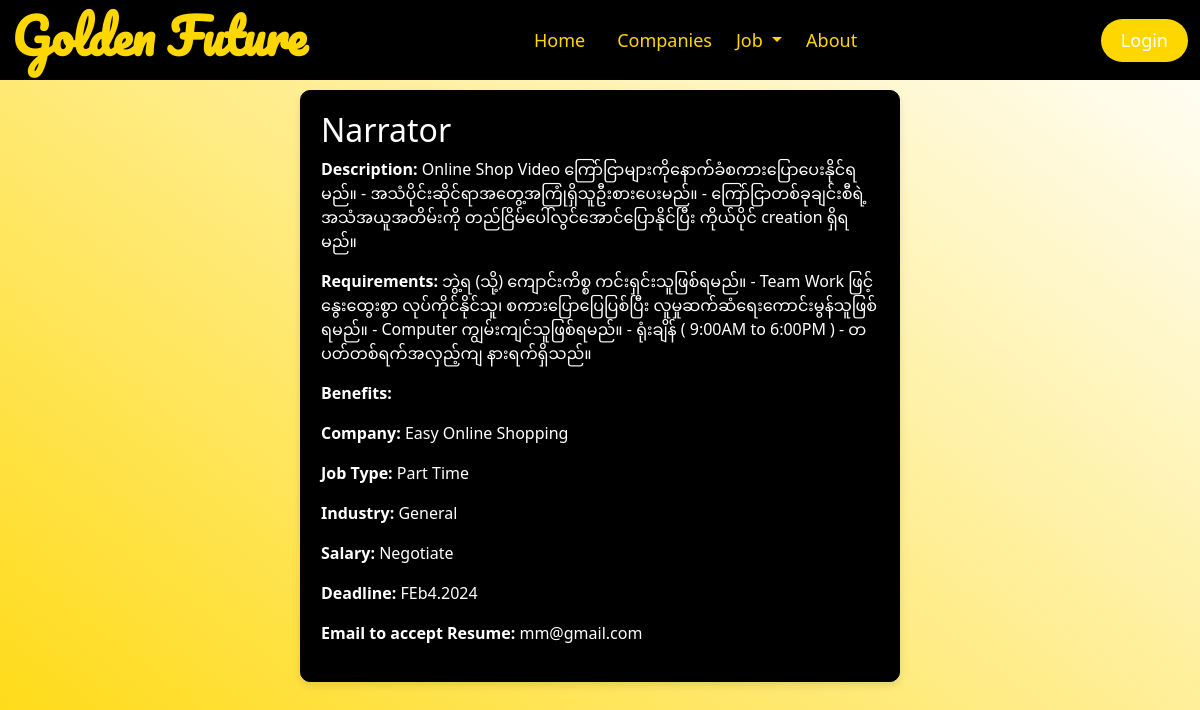
/jobdetail.php?job_id=1, run on the app's committed database.
### tables this page shows
CREATE TABLE `job` (
  `job_id` int(11) NOT NULL,
  `job_name` varchar(150) NOT NULL,
  `com_name` varchar(100) NOT NULL,
  `job_type` varchar(100) NOT NULL,
  `description` varchar(255) NOT NULL,
  `requirement` varchar(255) NOT NULL,
  `benefits` varchar(200) NOT NULL,
  `created_at` timestamp NOT NULL DEFAULT current_timestamp() ON UPDATE current_timestamp(),
  `employ_mail` varchar(100) NOT NULL,
  `deadline` varchar(100) NOT NULL,
  `industry` varchar(200) NOT NULL,
  `salary` varchar(100) NOT NULL
);

### jobdetail.php (the view, shortened to what this page needs)
<?php include("header.php") ?>
<?php
$servername = "localhost";
$username = "root";
$password = "";
$dbname = "jobsearch";
$conn = new mysqli($servername, $username, $password, $dbname);
if (isset($_GET['job_id'])) {
    $jobId = $_GET['job_id'];
    $sql = "SELECT * FROM job WHERE job_id = '$jobId'";
    $result = $conn->query($sql);
    if ($result->num_rows > 0) {
        $row = $result->fetch_assoc();
        echo '<div style="width: 50%; margin: 90px auto; border: 1px solid #000; background-color: #000; color: white; border-radius: 10px; box-shadow: 0 4px 8px rgba(0, 0, 0, 0.1); padding: 20px;">';
        echo '<h2>' . $row['job_name'] . '</h2>';
        echo '<p><strong>Description:</strong> ' . $row['description'] . '</p>';
        echo '<p><strong>Requirements:</strong> ' . $row['requirement'] . '</p>';
        echo '<p><strong>Benefits:</strong> ' . $row['benefits'] . '</p>';
        echo '<p><strong>Company:</strong> ' . $row['com_name'] . '</p>';
        echo '<p><strong>Job Type:</strong> ' . $row['job_type'] . '</p>';
        echo '<p><strong>Industry:</strong> ' . $row['industry'] . '</p>';
        echo '<p><strong>Salary:</strong> ' . $row['salary'] . '</p>';
        echo '<p><strong>Deadline:</strong> ' . $row['deadline'] . '</p>';
        echo '<p><strong>Email to accept Resume:</strong> ' . $row['employ_mail'] . '</p>';
        echo '</div>';
    } else {
        echo "Job details not found.";
    }
} else {
    echo "Invalid request. Job ID not provided.";
}
?>

### header.css (style rules this page uses)
body { width: 100%; height: 100vh!important; background: linear-gradient(to left bottom,white,gold); }

### data on the page
job: job_name "Narrator", description "Online Shop Video ကြော်ငြာများကိုနောက်ခံစကားပြောပေးနိုင်ရမည်။ - အသံပိုင်းဆိုင်ရာအတွေ့အကြုံရှိသူဦးစားပေးမည်။ - ကြော်ငြာတစ်ခုချင်းစီရဲ့ အသံအယူအတိမ်းကို တည်ငြိမ်ပေါ်လွင်အောင်ပြောနိုင်ပြီး ကိုယ်ပိုင် creation ရှိရမည်။", requirement "ဘွဲ့ရ (သို့) ကျောင်းကိစ္စ ကင်းရှင်းသူဖြစ်ရမည်။ - Team Work ဖြင့်နွေးထွေးစွာ လုပ်ကိုင်နိုင်သူ၊ စကားပြောပြေပြစ်ပြီး လူမှုဆက်ဆံရေးကောင်းမွန်သူဖြစ်ရမည်။ - Computer ကျွမ်းကျင်သူဖြစ်ရမည်။ - ရုံးချိန် ( 9:00AM to 6:00PM ) - တပတ်တစ်ရက်အလှည့်ကျ နားရက်ရှိသည်။", com_name "Easy Online Shopping", job_type "Part Time", industry "General", salary "Negotiate", deadline "FEb4.2024", employ_mail "mm@gmail.com"
